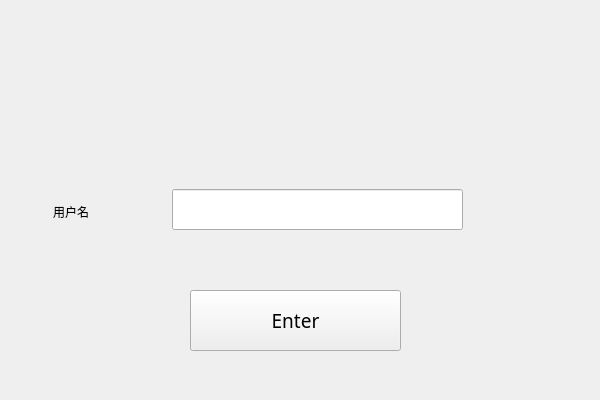
<?xml version="1.0" encoding="UTF-8"?>
<ui version="4.0">
 <class>LoginWin</class>
 <widget class="QWidget" name="LoginWin">
  <property name="geometry">
   <rect>
    <x>0</x>
    <y>0</y>
    <width>600</width>
    <height>400</height>
   </rect>
  </property>
  <property name="windowTitle">
   <string>LoginWin</string>
  </property>
  <widget class="QPushButton" name="enterBtn">
   <property name="geometry">
    <rect>
     <x>190</x>
     <y>290</y>
     <width>211</width>
     <height>61</height>
    </rect>
   </property>
   <property name="font">
    <font>
     <family>Castellar</family>
     <pointsize>14</pointsize>
    </font>
   </property>
   <property name="text">
    <string>Enter</string>
   </property>
  </widget>
  <widget class="QLineEdit" name="userName">
   <property name="geometry">
    <rect>
     <x>172</x>
     <y>189</y>
     <width>291</width>
     <height>41</height>
    </rect>
   </property>
  </widget>
  <widget class="QLabel" name="label">
   <property name="geometry">
    <rect>
     <x>53</x>
     <y>201</y>
     <width>111</width>
     <height>21</height>
    </rect>
   </property>
   <property name="text">
    <string>用户名</string>
   </property>
  </widget>
 </widget>
 <resources/>
 <connections/>
</ui>
